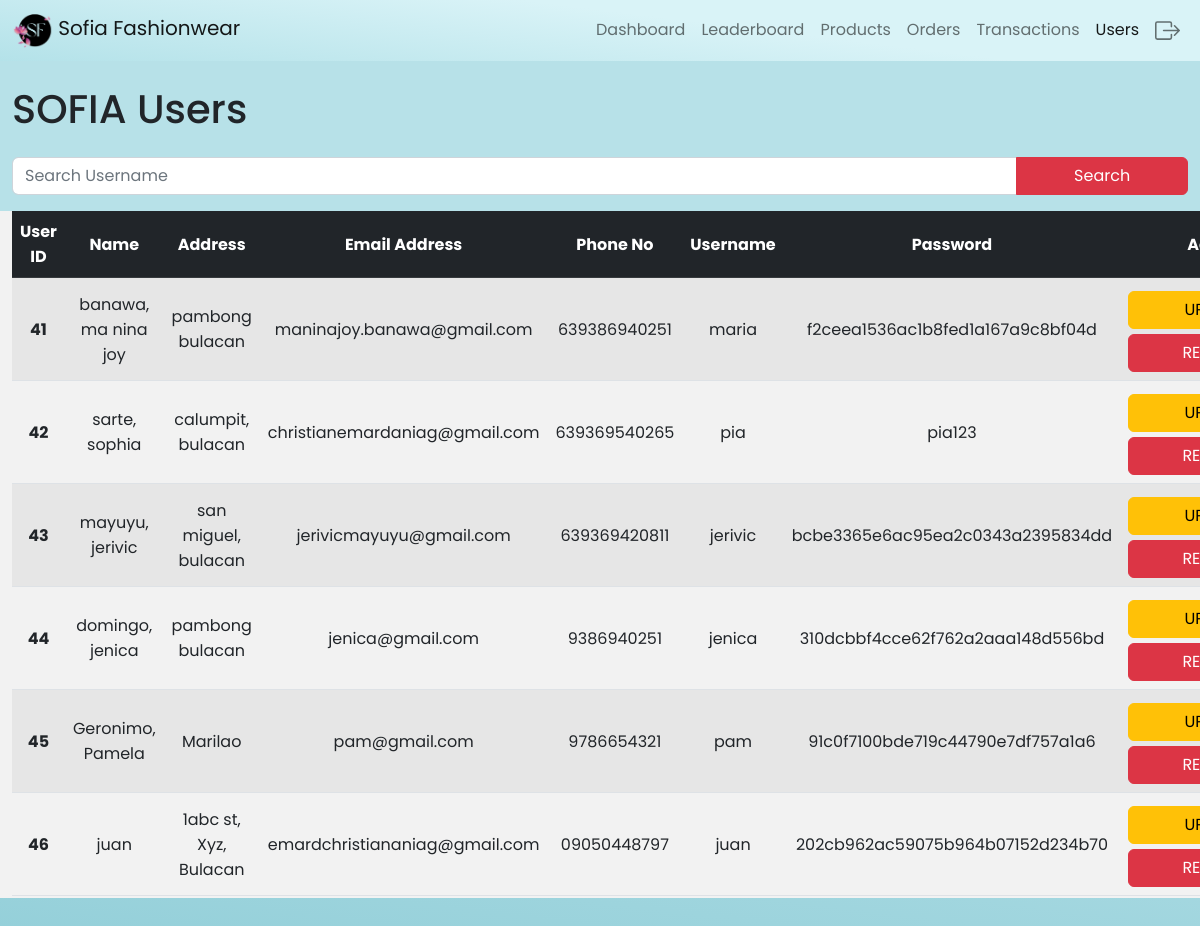
Page /usersadmin.php (signed in) on the committed database.
### tables this page shows
CREATE TABLE `user_table` (
  `ID` int(11) NOT NULL,
  `name` varchar(70) NOT NULL,
  `address` varchar(150) NOT NULL,
  `phoneno` text NOT NULL,
  `email_add` varchar(100) NOT NULL,
  `username` varchar(150) NOT NULL,
  `password` varchar(150) NOT NULL
);

### usersadmin.php (the view, shortened to what this page needs)
<?php
include "config.php";
include("include.php");
?>
<!DOCTYPE html>
<html>
<head>
</head>
<body style="background-color: #b7e1e8;">
  <nav class="navbar navbar-expand-lg  navbar-light bg-light">
    <div class="container-fluid">
      <a class="navbar-brand" href="index.php">
        <img src="sofiaimages/sofia.png" alt="" style="height: 3vh;" class="d-inline-block align-text-top">
        Sofia Fashionwear</a>
      <div class="collapse navbar-collapse" id="navbarNav">
        <ul class="navbar-nav ms-auto mb-2 mb-lg-0">
          <li class="nav-item">
            <a class="nav-link" aria-current="page" href="adminindex.php">Dashboard</a>
          </li>
          <li class="nav-item">
            <a class="nav-link" aria-current="page" href="leaderboardAdmin.php">Leaderboard</a>
          </li>
          <li class="nav-item">
            <a class="nav-link" aria-current="page" href="productsadmin.php">Products</a>
          </li>
          <li class="nav-item">
            <a class="nav-link" aria-current="page" href="ordersadmin.php">Orders</a>
          </li>
          <li class="nav-item">
            <a class="nav-link" aria-current="page" href="transactionadmin.php">Transactions</a>
          </li>
          <li class="nav-item">
            <a class="nav-link active" aria-current="page" href="usersadmin.php">Users</a>
          </li>
          <li class="nav-item" title="Logout">
            <a class="nav-link" href="executionFile/logoutadmin.php" ; role="button">
            </a>
          </li>
        </ul>
      </div>
    </div>
  </nav>
  <div class="container-fluid mt-4">
    <div class="row">
      <div class="col-12 mb-3">
        <h1>SOFIA Users</h1>
      </div>
      <div class="col-12">
        <form action="usersadmin.php" method="POST">
          <div class="input-group mb-3">
            <input type="text" name="search" class="form-control" placeholder="Search Username" aria-label="Search Products" aria-describedby="button-addon2">
            <button class="btn btn-danger" style="width: 15vh;" type="submit" id="button-addon2">Search</button>
          </div>
        </form>
      </div>
      <div class="col-12 overflow-auto" style="height: 60vh; background-color: #f2f2f2;">
        <table class="table table-striped" id="myTable">
          <thead class="table-dark" style="position: sticky; top: 0; z-index: 1;">
            <tr>
              <th scope="col" style="text-align:center;vertical-align:middle">User ID</th>
              <th scope="col" style="text-align:center;vertical-align:middle">Name</th>
              <th scope="col" style="text-align:center;vertical-align:middle">Address</th>
              <th scope="col" style="text-align:center;vertical-align:middle">Email Address</th>
              <th scope="col" style="text-align:center;vertical-align:middle">Phone No</th>
              <th scope="col" style="text-align:center;vertical-align:middle">Username</th>
              <th scope="col" style="text-align:center;vertical-align:middle">Password</th>
              <th scope="col" style="text-align:center;vertical-align:middle">Action</th>
            </tr>
          </thead>
          <tbody>
            <?php
            $query = "";
            if (isset($_POST['search'])) {
              $search = $_POST['search'];
              if ($search == "") {
                $query = "SELECT * FROM user_table";
              } else {
                $query = "SELECT * FROM user_table WHERE (`name` LIKE '%$search%' OR `username` LIKE '%$search%') OR `ID` = '$search'";
              }
            } else {
              $query = "SELECT * FROM user_table";
            }
            $sql = mysqli_query($sqlcon, $query);
            while ($row = mysqli_fetch_array($sql, MYSQLI_ASSOC)) {
              $id = $row["ID"];
              $name = $row["name"];
              $uname = $row["username"];
              $password = $row["password"];
              $address = $row["address"];
              $email = $row["email_add"];
              $phoneno = $row["phoneno"];
              $counter += 1; ?>
              <tr>
                <th scope="row" style="width: 10vh; text-align:center;vertical-align:middle"><?php echo "$id" ?></th>
                <td style="width: 20vh; text-align:center; vertical-align:middle"><?php echo "$name" ?></td>
                <td style="width: 20vh; text-align:center; vertical-align:middle"><?php echo "$address" ?></td>
                <td style="width: 20vh; text-align:center; vertical-align:middle"><?php echo "$email" ?></td>
                <td style="width: 20vh; text-align:center; vertical-align:middle"><?php echo "$phoneno" ?></td>
                <td style="width: 20vh; text-align:center; vertical-align:middle"><?php echo "$uname" ?></td>
                <td style="width: 20vh; text-align:center; vertical-align:middle"><?php echo "$password" ?></td>
                <td style="width: 20vh; text-align:center;vertical-align:middle;">
                  <button style="vertical-align:middle;width: 15vh; margin-top: 5px;" type="button" class="openupModal btn btn-warning" data-bs-toggle="modal" data-bs-target="#updateModal" ; data-dismiss="modal" ;>UPDATE</button></a><br>
                  <button style="vertical-align:middle;width: 15vh; margin-top: 5px;" type="button" class="openupModal btn btn-danger" data-bs-toggle="modal" data-bs-target="#removeModal" ; data-dismiss="modal" ;>REMOVE</button></a>
                </td>
              </tr>
            <?php } ?>
          </tbody>
        </table>
      </div>
    </div>
  </div>
</body>
</html>

### include.php (style rules this page uses)
* { font-family: 'Poppins', sans-serif; }

### usersadmin.php (style rules this page uses)
body { background: rgb(131, 199, 210); background: linear-gradient(7deg, rgba(131, 199, 210, 1) 0%, rgba(183, 225, 232, 1) 49%); }
.navbar { background: rgb(180, 226, 233); background: linear-gradient(7deg, rgba(180, 226, 233, 1) 0%, rgba(217, 243, 247, 1) 60%); }

### rows in the picture
user_table: ID "41", name "banawa, ma nina joy", address "pambong bulacan", email_add "maninajoy.banawa@gmail.com", phoneno "639386940251", username "maria", password "f2ceea1536ac1b8fed1a167a9c8bf04d"
user_table: ID "42", name "sarte, sophia", address "calumpit, bulacan", email_add "christianemardaniag@gmail.com", phoneno "639369540265", username "pia", password "pia123"
user_table: ID "43", name "mayuyu, jerivic", address "san miguel, bulacan", email_add "jerivicmayuyu@gmail.com", phoneno "639369420811", username "jerivic", password "bcbe3365e6ac95ea2c0343a2395834dd"
user_table: ID "44", name "domingo, jenica", address "pambong bulacan", email_add "jenica@gmail.com", phoneno "9386940251", username "jenica", password "310dcbbf4cce62f762a2aaa148d556bd"
user_table: ID "45", name "Geronimo, Pamela", address "Marilao", email_add "pam@gmail.com", phoneno "9786654321", username "pam", password "91c0f7100bde719c44790e7df757a1a6"
user_table: ID "46", name "juan", address "1abc st, Xyz, Bulacan", email_add "emardchristiananiag@gmail.com", phoneno "09050448797", username "juan", password "202cb962ac59075b964b07152d234b70"
